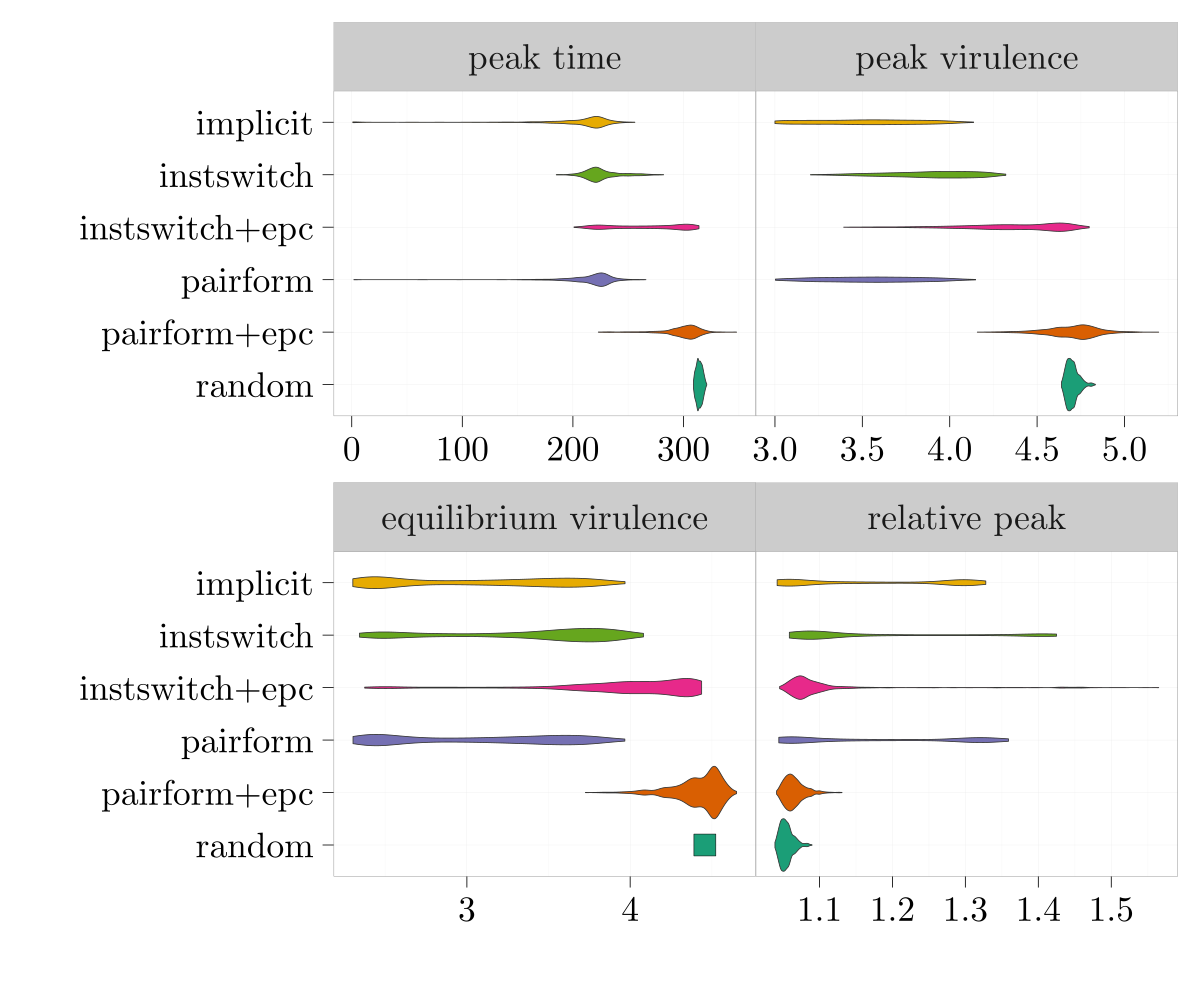

The R source for this figure:
source("fig_setup.R")

sL <- transform(sum_list[["sum_mat"]],rel_peak=peak_vir/eq_vir)
sL$model <- factor(sL$model, c("random","pairform+epc", "pairform", "instswitch+epc","instswitch" , "implicit"))
mL <- melt(sL,id.vars=c("model","run"))
## horrible hack (but doesn't help); subsample
## w <- which(mL$model=="random")
## mLw <- mL[-sample(w,size=length(w)*9/10,replace=FALSE),]
w <- with(mL,which(model=="random" & variable=="eq_vir"))
rval <- mean(mL$value[w])
mLw <- droplevels(mL[-w,])
mLw$variable <- fixfac2(mLw$variable)

gg_univ <- ggplot(mLw,aes(value,model,fill=model))+
    geom_violinh(width=1)+
    facet_wrap(~variable,scale="free_x")+
    guides(fill=guide_legend(reverse=TRUE))+
    labs(y="",x="")+
    geom_point(data=data.frame(model="random",
                               variable="equilibrium virulence",
                               value=rval),
               pch=22,size=8,show.legend=FALSE) +
    theme(legend.position="none")+
    zero_x_margin

tikz(file="univ.tikz",width=12,height=10,standAlone=TRUE)
print(gg_univ)
dev.off()
